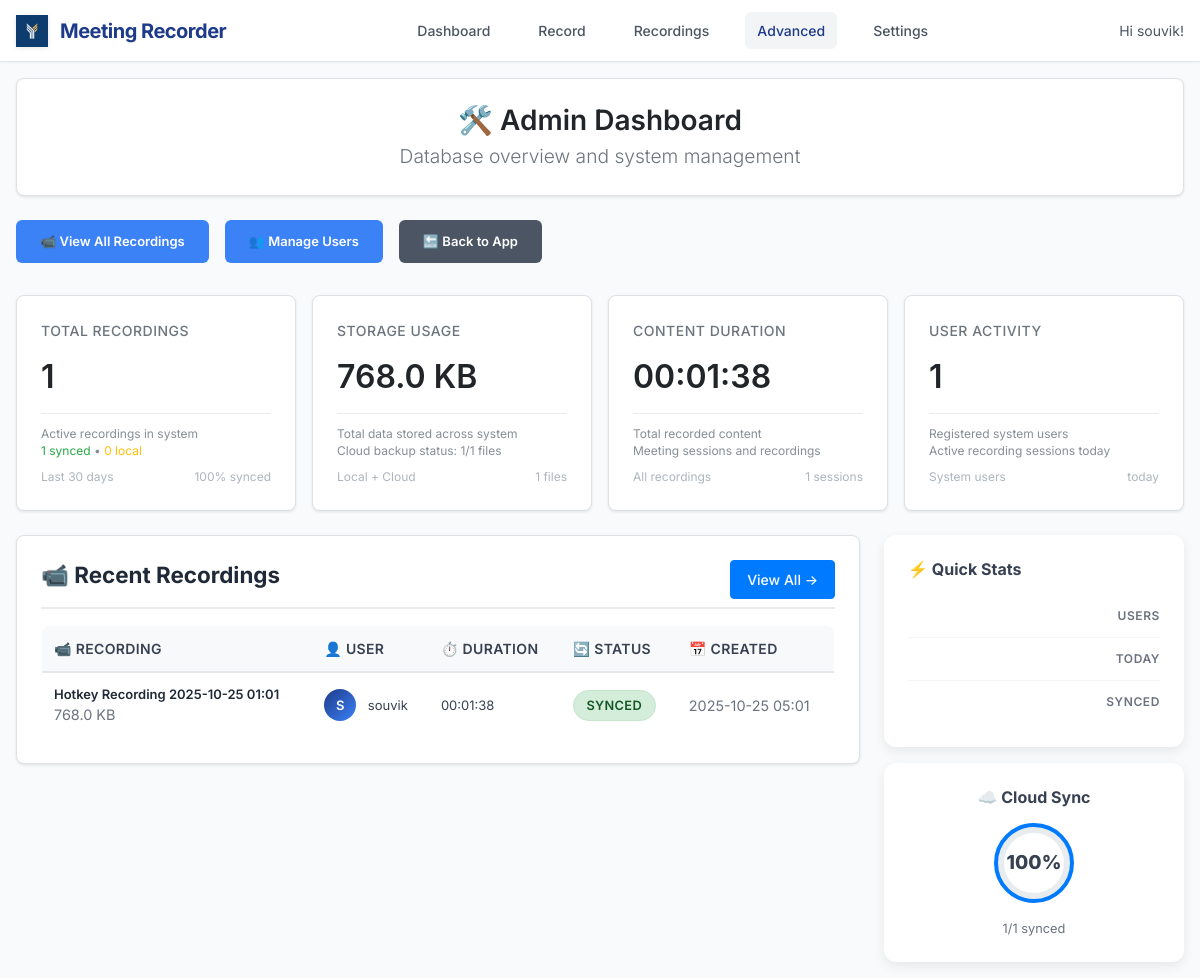
Page /admin (signed in) on the earlier database version.
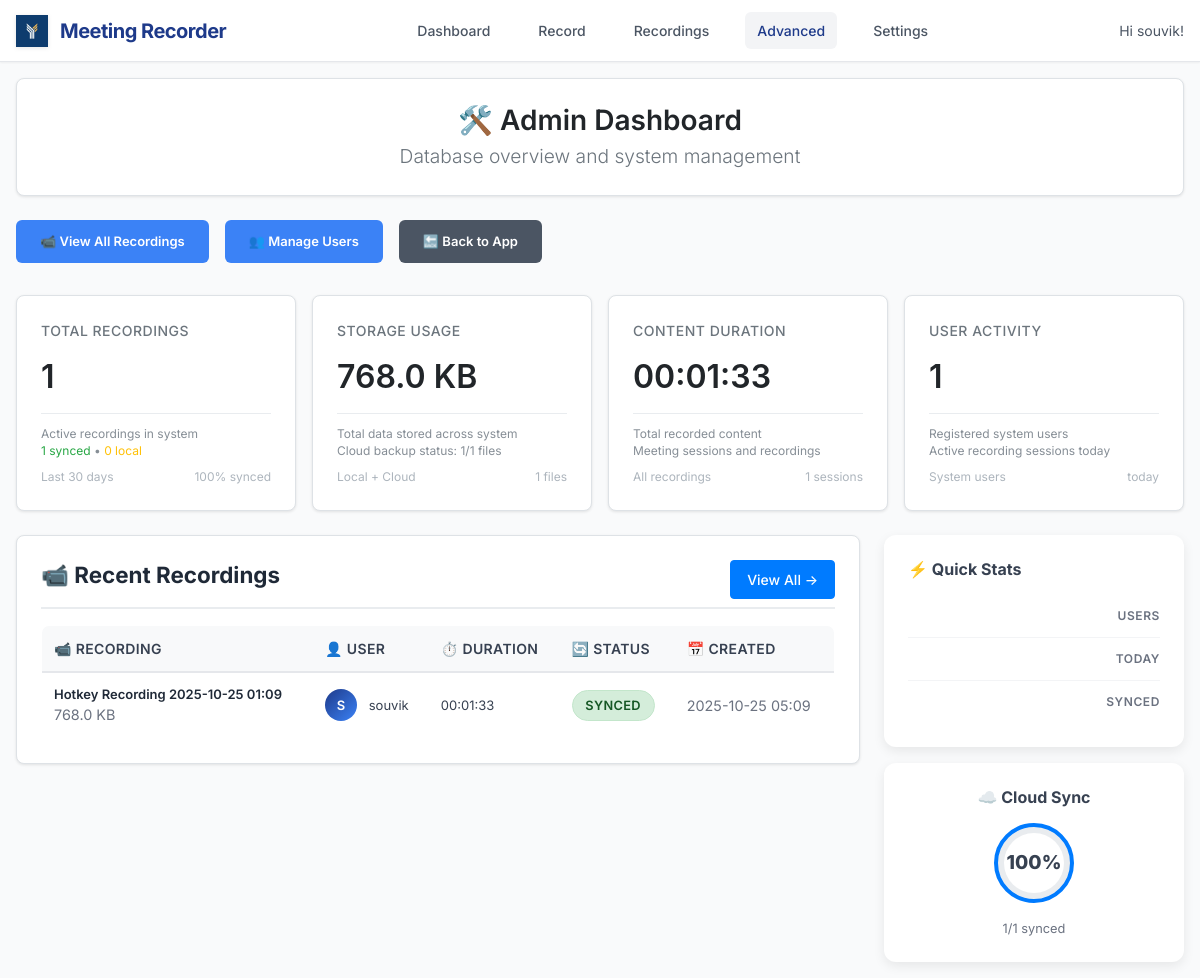
Same page on the later database version.
### models.py (models this page shows, shortened)
class Recording(db.Model):
    id = db.Column(db.Integer, primary_key=True)
    title = db.Column(db.String(200), nullable=False)
    filename = db.Column(db.String(255), nullable=False)
    file_path = db.Column(db.String(500), nullable=False)
    file_size = db.Column(db.BigInteger, default=0)  # in bytes
    duration = db.Column(db.Integer, default=0)  # in seconds
    created_at = db.Column(db.DateTime, default=datetime.utcnow)
    started_at = db.Column(db.DateTime)
    ended_at = db.Column(db.DateTime)
    monitor_name = db.Column(db.String(200))
    resolution = db.Column(db.String(50))  # e.g., "1920x1080"
    uploaded = db.Column(db.Boolean, default=False)
    upload_url = db.Column(db.String(500))  # Legacy field - kept for compatibility
    video_url = db.Column(db.String(500))
    transcript_url = db.Column(db.String(500))
    thumbnail_url = db.Column(db.String(500))
    upload_status = db.Column(db.String(50), default='pending')  # pending, uploading, completed, failed
    upload_metadata = db.Column(db.Text)  # JSON metadata from upload
    user_id = db.Column(db.Integer, db.ForeignKey('user.id'), nullable=False)
    status = db.Column(db.String(50), default='completed')  # recording, processing, completed, failed

class User(UserMixin, db.Model):
    id = db.Column(db.Integer, primary_key=True)
    username = db.Column(db.String(80), unique=True, nullable=False)
    email = db.Column(db.String(120), unique=True, nullable=False)
    password_hash = db.Column(db.String(128))
    created_at = db.Column(db.DateTime, default=datetime.utcnow)
    is_active = db.Column(db.Boolean, default=True)
    default_monitor = db.Column(db.String(200))  # Default monitor for recordings
    auto_delete_days = db.Column(db.Integer, default=30)  # Auto-delete recordings after N days
    recordings = db.relationship('Recording', backref='user', lazy=True)

### app.py (the view)
@app.route('/admin')
@login_required
def admin_dashboard():
    try:
        total_recordings = Recording.query.count()
        uploaded_count = Recording.query.filter_by(uploaded=True).count()
        total_size = db.session.query(db.func.sum(Recording.file_size)).scalar() or 0
        total_duration = db.session.query(db.func.sum(Recording.duration)).scalar() or 0
        users_count = User.query.count()
        recent_recordings = db.session.query(Recording, User).join(User)\
            .order_by(Recording.created_at.desc()).limit(5).all()
        upload_stats = db.session.query(Recording.upload_status, db.func.count(Recording.id))\
            .group_by(Recording.upload_status).all()
        upload_counts = {status: count for status, count in upload_stats}
        stats = {
            'total_recordings': total_recordings,
            'uploaded_count': uploaded_count,
            'local_only': total_recordings - uploaded_count,
            'total_size': format_file_size(total_size),
            'total_duration': format_duration(total_duration),
            'users_count': users_count,
            'upload_percentage': int((uploaded_count / total_recordings * 100)) if total_recordings > 0 else 0,
            'upload_counts': upload_counts
        }
        return render_template('admin/dashboard.html', stats=stats, recent_recordings=recent_recordings)
    except Exception as e:
        logger.error(f"❌ Advanced dashboard error: {e}")
        return f"Database error: {e}", 500

### app.py (called while the page is built)
def format_file_size(size_bytes):
    if not size_bytes:
        return "0 B"
    for unit in ['B', 'KB', 'MB', 'GB']:
        if size_bytes < 1024:
            return f"{size_bytes:.1f} {unit}"
        size_bytes /= 1024
    return f"{size_bytes:.1f} TB"

def format_duration(seconds):
    if not seconds:
        return "00:00:00"
    hours = seconds // 3600
    minutes = (seconds % 3600) // 60
    secs = seconds % 60
    return f"{hours:02d}:{minutes:02d}:{secs:02d}"

@app.context_processor
def utility_processor():
    return dict(format_file_size=format_file_size, format_duration=format_duration)

@login_manager.user_loader
def load_user(user_id):
    return db.session.get(User, int(user_id))  # Fix SQLAlchemy deprecation

### templates/admin/dashboard.html (shortened to what the changed rows need)
{% extends "base.html" %}
{% block content %}
<div class="admin-header">
    <div style="text-align: center;">
        <h1>🛠️ Admin Dashboard</h1>
    </div>
</div>
<div class="stats-grid">
    <div class="stat-card">
        <div class="stat-label">Content Duration</div>
        <div class="stat-number">{{ stats.total_duration }}</div>
        <div class="stat-details">
            Total recorded content<br>
            Meeting sessions and recordings
        </div>
        <div class="stat-meta">
            <span>All recordings</span>
            <span>{{ stats.total_recordings }} sessions</span>
        </div>
    </div>
</div>
<div class="dashboard-layout">
    <div class="main-content">
        <div class="recent-section">
            <div class="section-header">
                <h2 class="section-title">📹 Recent Recordings</h2>
            </div>
    {% if recent_recordings %}
    <table class="recordings-table professional-table">
        <thead>
            <tr>
                <th>📹 Recording</th>
                <th>👤 User</th>
                <th>⏱️ Duration</th>
                <th>🔄 Status</th>
                <th>📅 Created</th>
            </tr>
        </thead>
        <tbody>
            {% for recording, user in recent_recordings %}
            <tr>
                <td>
                    <a href="{{ url_for('admin_recording_detail', recording_id=recording.id) }}" class="recording-title">
                        {{ recording.title }}
                    </a>
                    <div class="text-muted">{{ format_file_size(recording.file_size) }}</div>
                </td>
                <td>
                    <span class="user-avatar">{{ user.username[0].upper() }}</span>
                    {{ user.username }}
                </td>
                <td>{{ format_duration(recording.duration) }}</td>
                <td>
                    {% if recording.upload_status == 'completed' and recording.uploaded %}
                        <span class="status-badge status-completed">Synced</span>
                    {% elif recording.upload_status == 'uploading' %}
                        <span class="status-badge status-uploading">Uploading</span>
                    {% elif recording.upload_status == 'failed' %}
                        <span class="status-badge status-failed">Failed</span>
                    {% else %}
                        <span class="status-badge status-pending">Local</span>
                    {% endif %}
                </td>
                <td class="text-muted">
                    {{ recording.created_at.strftime('%Y-%m-%d %H:%M') if recording.created_at else 'N/A' }}
                </td>
            </tr>
            {% endfor %}
        </tbody>
    </table>
    {% else %}
    <div style="text-align: center; padding: 2rem; color: var(--gray-500);">
        <p>📋 No recordings found</p>
    </div>
    {% endif %}
        </div>
    </div>
</div>
{% endblock %}

Differences in the rows shown:
changed Recording "768.0 KB": title "Hotkey Recording 2025-10-25 01:01" → "Hotkey Recording 2025-10-25 01:09"; duration "00:01:38" → "00:01:33"; created_at "2025-10-25 05:01" → "2025-10-25 05:09"
Other differences:
{{ stats.total_duration }}: "00:01:38" → "00:01:33"
